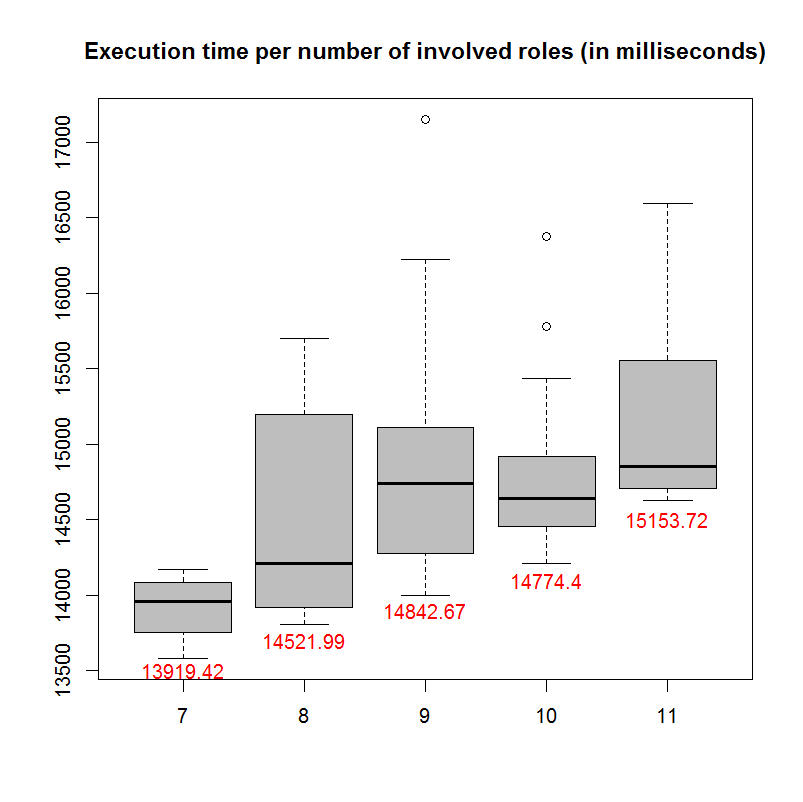

Generate this figure with R:
library(splitstackshape)
library(plyr)
library(vioplot)

toPdf <- FALSE
fileName <- "exec_time_per_roles.pdf"

#to read the files the path of the folder Experiments has to be written in place of "."

results2<-read.table(file="./Experiments/SurveillanceSystem/resultsDrones.csv", header=TRUE, sep=",", na.strings = "NA", dec=".")
treatments2<-read.table(file="./Experiments/SurveillanceSystem/treatmentsDrones.csv", header=TRUE, sep=",", na.strings = "NA", dec=".")

universe <- merge(treatments2, results2,by="id")
universe$dv1 <- universe$dv1 / 1000000 # in seconds
universe$dv7 <- universe$dv7 	 # numbers of involved roles

if(toPdf) {
  setupPdf()
}

exec_time_per_roles <- function() {

	#here we consider only the treatments of 500 issues, 
	#and and only the roles involved in this subset of treatments (7, 8, 9, 10, 11)

	x2 <- universe$dv1[universe$dv7==7 & universe$iv1==500]
	x3 <- universe$dv1[universe$dv7==8 & universe$iv1==500]
	x4 <- universe$dv1[universe$dv7==9 & universe$iv1==500]
	x5 <- universe$dv1[universe$dv7==10 & universe$iv1==500]
	x6 <- universe$dv1[universe$dv7==11 & universe$iv1==500]

	y2 <- length(x2)
	y3 <- length(x3)
	y4 <- length(x4)
	y5 <- length(x5)
	y6 <- length(x6)
	
	value <- c(round(mean(x2), 2), round(mean(x3), 2), round(mean(x4), 2), round(mean(x5), 2), round(mean(x6), 2))

	 p <- boxplot(x2, x3, x4, x5, x6,  names=c("7", "8", "9", "10", "11"), col="grey", drawRect=TRUE, wex=0.5)
       text(y=c(13500,13700,13900,14100,14500), labels=c(round(mean(x2), 2), round(mean(x3), 2), round(mean(x4), 2), round(mean(x5), 2), round(mean(x6), 2)), x = c(1,2,3,4,5), col="red")
       title("Execution time per number of involved roles (in milliseconds)")

}

exec_time_per_roles()

if(toPdf) {
  dev.off()
}

setupPdf <- function() {
  margin <- 4
  pdf(fileName)
  par(mar=c(margin, margin, margin, margin))
  par(mfrow=c(1, 1))
  par(las=1)
}
